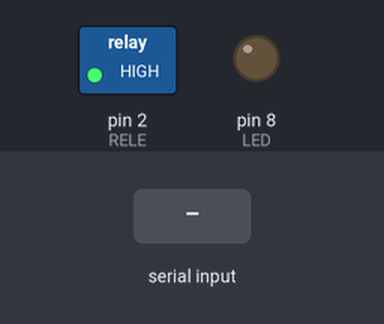
This sketch was run on a simulated Arduino Uno, built with avr-gcc and run on an emulated ATmega328P. On the bench: switched loads named in the sketch (green lamp = pin HIGH), output pins drawn as LEDs (lit = HIGH). Inputs (shaded band) come from the test bench.

Above: at 1.2 s.
1.3 s: "1" received over Serial
At 2.0 s:
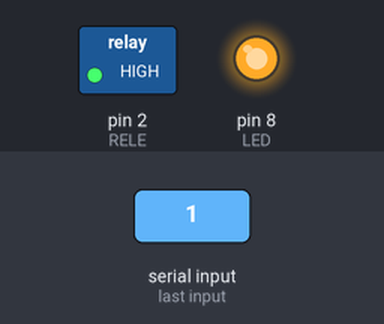
2.8 s: "2" received over Serial
At 3.1 s:
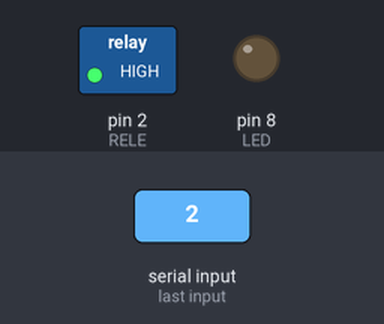
Timing chart, 0 to 5.8 s (numbered marks = the images above; inputs shaded):
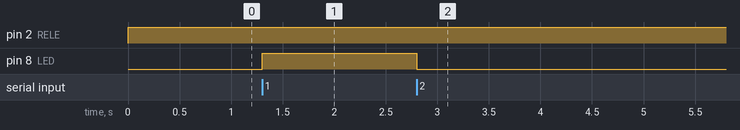

Measured:
- after the input at 1.3 s, pin 8 (LED): LOW → HIGH at once
- after the input at 2.8 s, pin 8 (LED): HIGH → LOW at once

The sketch:

doc1.ino
```cpp
const int LED = 8;
const int RELE = 2;
int inByte = 0;

void setup(){
    Serial.begin(9600); //Open the serial port
    pinMode(LED, OUTPUT);
    pinMode(RELE, OUTPUT);
}

void loop(){
 digitalWrite(RELE, HIGH);
    if(Serial.available() > 0){

        inByte = Serial.read(); //read the incoming byte

        if(inByte == '1')
            digitalWrite(LED, HIGH); //turn the LED on


        if(inByte == '2')
            digitalWrite(LED, LOW); //turn the LED on
    }
}
```
